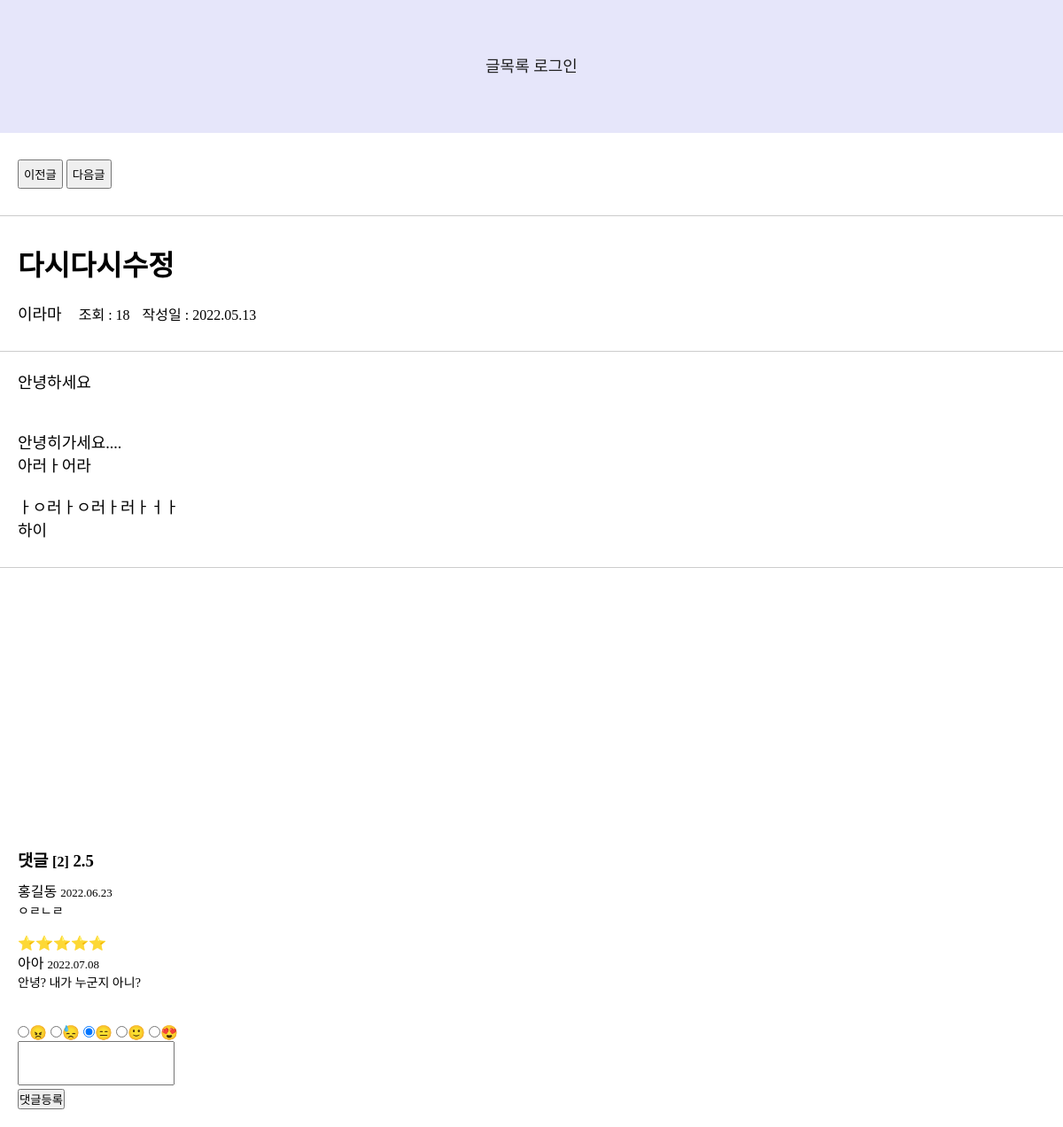
Screenshot of /board_login/detail.php?i_board=141 with the database file from the repository.
### tables this page shows
CREATE TABLE IF NOT EXISTS `t_board` (
  `i_board` int(10) unsigned NOT NULL AUTO_INCREMENT,
  `title` varchar(100) NOT NULL,
  `ctnt` varchar(2000) NOT NULL,
  `i_user` int(10) unsigned NOT NULL,
  `created_at` datetime DEFAULT current_timestamp(),
  `updated_at` datetime DEFAULT current_timestamp(),
  `filename` varchar(255) DEFAULT NULL,
  `view_cnt` int(10) DEFAULT 0,
  PRIMARY KEY (`i_board`),
  KEY `i_user` (`i_user`),
  CONSTRAINT `t_board_ibfk_1` FOREIGN KEY (`i_user`) REFERENCES `t_user` (`i_user`)
);

CREATE TABLE IF NOT EXISTS `t_user` (
  `i_user` int(10) unsigned NOT NULL AUTO_INCREMENT,
  `uid` varchar(30) NOT NULL,
  `upw` varchar(70) NOT NULL,
  `nm` varchar(10) NOT NULL,
  `gender` int(10) unsigned NOT NULL CHECK (`gender` in (0,1)),
  `created_at` datetime DEFAULT current_timestamp(),
  `updated_at` datetime DEFAULT current_timestamp(),
  `profile_img` varchar(100) DEFAULT NULL,
  PRIMARY KEY (`i_user`),
  UNIQUE KEY `uid` (`uid`)
);

CREATE TABLE IF NOT EXISTS `t_reply` (
  `i_re` int(10) unsigned NOT NULL AUTO_INCREMENT,
  `i_board` int(10) unsigned NOT NULL,
  `i_user` int(10) unsigned NOT NULL,
  `ctnt` varchar(1000) NOT NULL,
  `created_at` datetime DEFAULT current_timestamp(),
  `updated_at` datetime DEFAULT current_timestamp(),
  `rv` int(10) DEFAULT NULL,
  PRIMARY KEY (`i_re`),
  KEY `i_board` (`i_board`) USING BTREE,
  KEY `i_user` (`i_user`) USING BTREE,
  CONSTRAINT `FK_t_reply_t_board` FOREIGN KEY (`i_board`) REFERENCES `t_board` (`i_board`),
  CONSTRAINT `FK_t_reply_t_user` FOREIGN KEY (`i_user`) REFERENCES `t_user` (`i_user`)
);

### board_login/db/db_board.php (called while the page is built, shortened)
<?php
    function sel_board(&$param) {
        $i_board = $param["i_board"];
        $conn = get_conn();
        $sql = "SELECT a.*, b.nm
                FROM t_board a, t_user b
                WHERE a.i_user = b.i_user and a.i_board = $i_board";
        $rs = mysqli_query($conn, $sql);
        return mysqli_fetch_assoc($rs);
    }
    function sel_reply(&$param) {
        $i_board = $param['i_board'];
        $conn = get_conn();
        $sql = "SELECT a.*, b.nm FROM t_reply a, t_user b
                WHERE a.i_board = $i_board and a.i_user = b.i_user
                ORDER BY i_re asc";
        $rs = mysqli_query($conn, $sql);
        return $rs;
    }
    function sel_reply2(&$param) {
        $i_board = $param['i_board'];
        $conn = get_conn();
        $sql = "SELECT sum(a.rv) as rv_cnt FROM t_reply a, t_user b
                WHERE a.i_board = $i_board and a.i_user = b.i_user";
        $rs = mysqli_query($conn, $sql);
        return $rs;
    }
    function sel_next_board(&$param) {
        $i_board = $param['i_board'];
        $conn = get_conn();
        $sql = "SELECT i_board FROM t_board
                WHERE i_board > $i_board
                ORDER BY i_board
                LIMIT 1";
        $rs = mysqli_query($conn, $sql);
        $row = mysqli_fetch_assoc($rs);
        if($row) {
            return $row['i_board'];
        }
        return 0;
    }
    function sel_prev_board(&$param) {
        $i_board = $param['i_board'];
        $conn = get_conn();
        $sql = "SELECT i_board FROM t_board
                WHERE i_board < $i_board
                ORDER BY i_board desc
                LIMIT 1";
        $rs = mysqli_query($conn, $sql);
        $row = mysqli_fetch_assoc($rs);
        if($row) {
            return $row['i_board'];
        }
        return 0;
    }

### board_login/date.php (called while the page is built, shortened)
<?php
    function dateFormat($datetime) {
        $target = date("Y.m.d", strtotime($datetime));
        $today = date("Y.m.d");
        if($target == $today) {
            $rs = date("H:i", strtotime($datetime));
        } else {
            $rs = $target;
        }
        return $rs;
    }

### board_login/detail.php (the view, shortened to what this page needs)
<?php
    include_once 'db/db_board.php';
    include_once 'date.php';
    include_once 'review.php';
    $i_board = $_GET["i_board"];
    $param = [
        "i_board" => $i_board,
    ];
    $rs = sel_board($param);
    $reply_rs = sel_reply($param);
    $next_board = sel_next_board($param);
    $prev_board = sel_prev_board($param);
    $avg_rv = sel_reply2($param);
    if($item = mysqli_fetch_assoc($avg_rv)) {
        $rv_cnt = $item['rv_cnt'];
    }
    $cnt = mysqli_num_rows($reply_rs);
?>
<!DOCTYPE html>
<html lang="en">
<head>
    <link rel="stylesheet" href="css/detail.css">
</head>
<body>
    <div id="container">
        <?php include('header.php') ?>
        <div class="cls">
            <div class="head">
                <div class="list_btn">
                    <?php if($prev_board != 0) { ?>
                        <a href="detail.php?i_board=<?= $prev_board ?>"><button>이전글</button></a>
                    <?php } ?>
                    <?php if($next_board != 0) { ?>
                        <a href="detail.php?i_board=<?= $next_board ?>"><button>다음글</button></a>
                    <?php } ?>
                </div>
            </div>
            <div class="main">
                <div class="title"><?= $rs["title"] ?></div>
                <div class="sub">
                    <span class="nm"><?= $rs["nm"] ?></span>
                    <span class="view_cnt">조회 : <?= $rs['view_cnt'] ?></span>
                    <span class="date">작성일 : <?= dateFormat($rs["created_at"]) ?></span>
                </div>
                <div class="contents">
                    <div class="ctnt"><?= $rs["ctnt"] ?></div>
                </div>
            </div>
            <div class="reply">
                <h3>댓글
                    <span style="font-size: medium;">[<?= $cnt ?>]</span>
                    <span><?= avg_rv($rv_cnt, $cnt) ?></span>
                </h3>
                <div class="sel_reply">
                    <?php foreach($reply_rs as $row) { ?>
                        <div><?= rv($row['rv']); ?></div>
                        <div class="d1"><?= $row["nm"] ?></div>
                        <div class="d3"><?= dateFormat($row["updated_at"]) ?></div>
                        <div class="d2"><?= $row["ctnt"] ?></div>
                        <br>
                    <?php } ?>
                </div>
                <div class="re_area">
                    <form action="re_proc.php" method="POST">
                        <div>
                            <label><input type="radio" name="rv" value="1">😠</label>
                            <label><input type="radio" name="rv" value="2">😓</label>
                            <label><input type="radio" name="rv" value="3" checked>😑</label>
                            <label><input type="radio" name="rv" value="4">🙂</label>
                            <label><input type="radio" name="rv" value="5">😍</label>
                        </div>
                        <div><textarea name="ctnt"></textarea></div>
                        <div><input type="submit" value="댓글등록"></div>
                    </form>
                </div>
            </div>
        </div>
    </div>
</body>
</html>

### board_login/header.php (shortened to what this page needs)
<!DOCTYPE html>
<html lang="en">
<head>
    <link rel="stylesheet" href="css/header.css">
</head>
<body>
    <div id="container">
        <header>
            <div>
                <a href="list.php">글목록</a>
                <?php if(isset($_SESSION["login_user"])) { ?>
                    <a href="write.php">글쓰기</a>
                    <a href="logout.php">로그아웃</a>
                    <a href="profile.php">
                        프로필
                        <?php
                            $session_img = $_SESSION['login_user']['profile_img'];
                            $profile_img = $session_img == null ? "profile.png" : $_SESSION['login_user']['i_user'] . "/" . $session_img;
                        ?>
                        <div class="circular_img wh40">
                            <img src="/board_login/img/profile/<?= $profile_img ?>">
                        </div>
                    </a>
                <?php } else { ?>
                    <a href="login.php">로그인</a>
                <?php } ?>
            </div>
        </header>
    </div>
</body>
</html>

### board_login/review.php
<?php
    function rv($param) {
        $rv = $param;
        for($i=1; $i<=$rv; $i++) {
            print "⭐";
        }
    }
    function avg_rv($val1, $val2) {
        $rv_cnt = $val1;
        $cnt = $val2;
        $avg_rv = $rv_cnt / $cnt;
        return $avg_rv;
    }

### board_login/css/detail.css (style rules this page uses)
* { box-sizing: border-box; padding: 0; margin: 0; }
html, body { height: 100%; width: 100%; }
a { text-decoration: none; color: #222; }
#container { height: 100%; }
.head { padding: 30px 20px; border-bottom: 1px solid #ccc; }
.list_btn { display: inline-block; }
button { padding: 5px; cursor: pointer; }
.main { margin-top: 30px; width: 100%; height: 80%; position: relative; }
.main .title { padding: 0 20px 20px 20px; font-weight: bold; font-size: xx-large; }
.sub { padding: 0 0 30px 20px; border-bottom: 1px solid #ccc; }
.sub .nm { padding-right: 15px; font-weight: 550; font-size: large; }
.sub .view_cnt { padding-right: 10px; }
.contents { padding: 0 0 30px 20px; border-bottom: 1px solid #ccc; }
.contents .ctnt { padding-right: 20px; margin-top: 20px; font-size: 18px; }
.cls .reply { padding: 20px; }
.reply h3 { padding-bottom: 10px; }
.reply .sel_reply .d1 { font-weight: 550; display: inline-block; }
.sel_reply .d2 { font-size: 14px; }
.sel_reply .d3 { font-size: small; display: inline-block; }
.reply .re_area { padding-top: 20px; }
.reply .re_area textarea { height: 50px; resize: none; }

### board_login/css/header.css (style rules this page uses)
* { box-sizing: border-box; padding: 0; margin: 0; }
html, body { height: 100%; }
a { text-decoration: none; color: #222; }
#container { display: grid; grid-template-rows: 150px 1fr; min-height: 100%; }
#container header { background-color: lavender; display: flex; justify-content: center; align-items: center; flex-direction: column; }
header > div:nth-child(1) { margin-bottom: 5px; font-size: large; }

### rows the page displays
t_board: title "다시다시수정", i_user.nm "이라마", view_cnt "18", created_at "2022.05.13", ctnt "안녕하세요 안녕히가세요.... 아러ㅏ어라 ㅏㅇ러ㅏㅇ러ㅏ러ㅏㅓㅏ 하이"
t_reply: i_user.nm "홍길동", updated_at "2022.06.23", ctnt "ㅇㄹㄴㄹ"
t_reply: rv 5 (drawn), i_user.nm "아아", updated_at "2022.07.08", ctnt "안녕? 내가 누군지 아니?"

### other values shown
$cnt "2"
avg_rv($rv_cnt, $cnt) "2.5"
